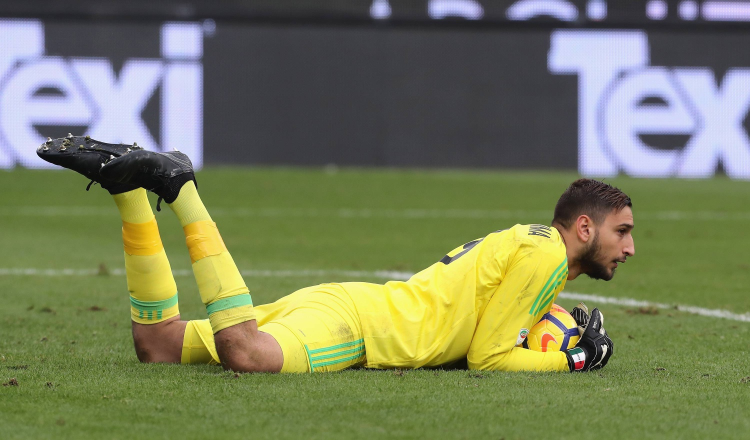
#> input picture Back_Pro_Goaler.jpg, 1500 x 880 px, given in place of DUCATI_V4R.png, which was not available (shown at 1/2 size)
$ python OpenCV_MiAI.py
#> lines starting #> are read from the running program, lines starting #| are printed output that depends on the picture; after the words box and inside, x2 and y2 are one past the last pixel; in counts of white or black regions, pixels touching at a corner belong together; pictures that were not available may be replaced by others from this repository, and a replacement may not be noted

import cv2
import imutils as im    #   Import thư viện này để xoay ảnh dễ hơn

#   Đọc ảnh từ Camera
# [53 lines left out: functions Camera_Read, File_Picture, Convert_RGB, Resize, Rotate_Picture, not called in this run]

#   Đưa ảnh về ảnh nhị phân
def Anh_Nhi_Phan():
    img_st = cv2.imread("DUCATI_V4R.png", cv2.IMREAD_GRAYSCALE)
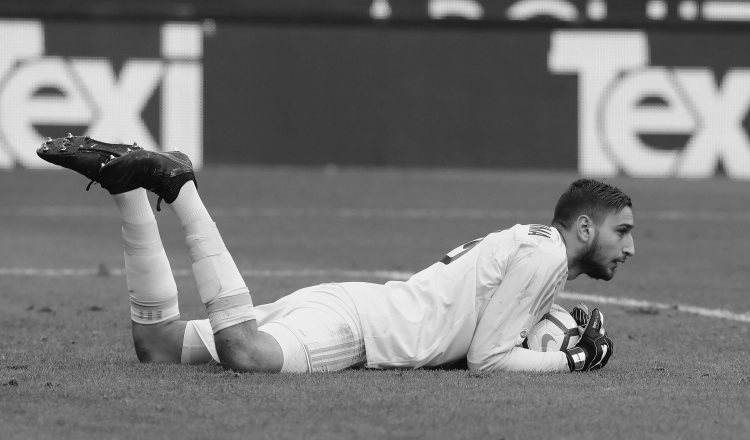
#> img_st: shape (880, 1500) (shown at 1/2 size); min 0, max 255, mean 121.4
    img = cv2.resize(img_st, dsize = None, fx = 0.5, fy = 0.5)
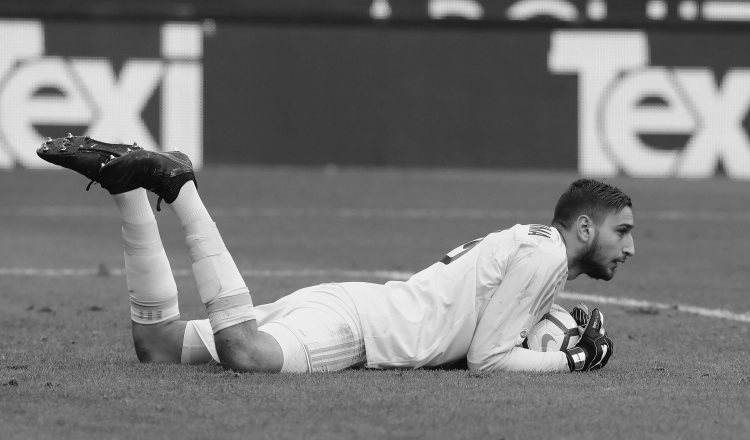
#> img: shape (440, 750); min 9, max 249, mean 121.5
    cv2.imshow("Black_White_Picture", img)
    cv2.waitKey()
    #   Những điểm ảnh nào có giá trị màu lớn hơn 70 thì gán cho nó là 255 luôn -> thành điểm ảnh TRẮNG
    ret, binary_pc = cv2.threshold(img, 70, 255, cv2.THRESH_BINARY)
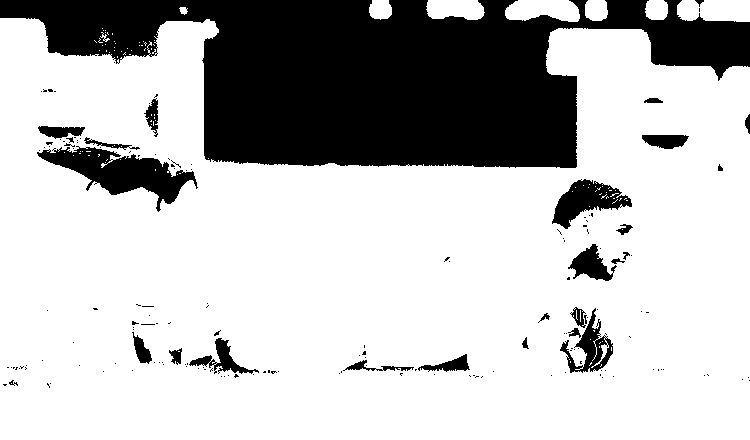
#> binary_pc: shape (440, 750); 74.5% white; 168 black regions (141 under 20 px), largest, box (x1, y1, x2, y2) and area: (0, 0, 750, 168) 71730, (37, 146, 198, 212) 4168, (552, 179, 632, 229) 1866
    cv2.imshow("Binary_picture", binary_pc)
    cv2.waitKey()
    #   Lưu ảnh  => "cv2.imwite"
    cv2.imwrite("Binary_picture.jpg", binary_pc)
    cv2.destroyAllWindows()

#   Đưa ảnh xám về ảnh nhị phân sử dụng Adaptive_Threshold
# [38 lines left out: functions Threshold_Binary, Vien_Anh, Giam_Nhieu, not called in this run]

#   Tìm đường viền của object trong ảnh
def Search_Contours():
    pass


def main():
    # [5 lines of commented-out code are left out]
    Anh_Nhi_Phan()
    #Threshold_Binary()
    #Vien_Anh()
    #Giam_Nhieu()

if __name__ == "__main__":
    main()
